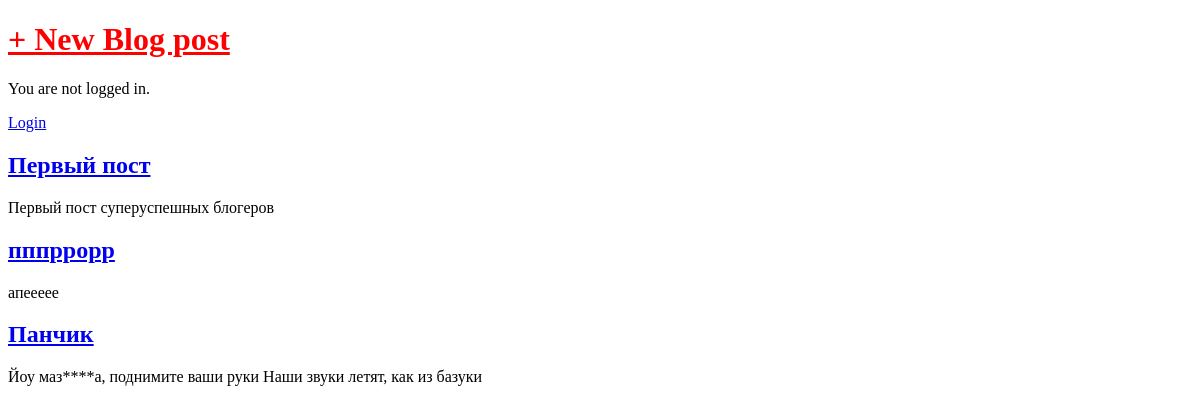
The app's page /, older data.
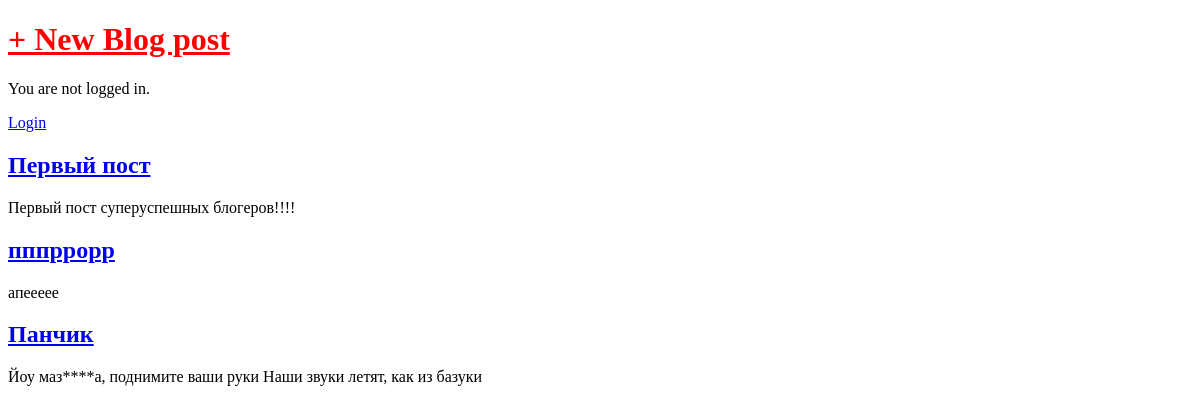
The same page, newer data.
### blog/models.py (models this page shows, shortened)
class Post(models.Model):
    title = models.CharField(max_length=200)
    author = models.ForeignKey('auth.User', on_delete=models.CASCADE)
    body = models.TextField()

### blog/views.py (the view)
# urls.py: path('', views.BlogListView.as_view(), name='home'),
class BlogListView(ListView):
    model = Post
    template_name = 'home.html'

### templates/home.html (shortened to what this page needs)
<!doctype html>
<html lang="en">
<head>
</head>
<body>
    {% extends 'base.html' %}
        {% block content %}
        {%for post in object_list %}
        <div class="post-entry">
            <h2><a href="{% url 'post_detail' post.pk %}"> {{post.title}}</a></h2>
            <p>{{ post.body }} </p>
        </div>
        {% endfor %}
        {% endblock content%}

Row changes from the older to the newer data that the page shows:
changed Post "Первый пост": body "Первый пост суперуспешных блогеров" → "Первый пост суперуспешных блогеров!!!!"
